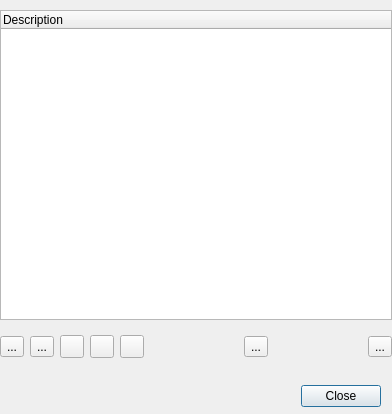
<?xml version="1.0" encoding="UTF-8"?>
<ui version="4.0">
 <class>ConfigurationsDialog</class>
 <widget class="QDialog" name="ConfigurationsDialog">
  <property name="geometry">
   <rect>
    <x>0</x>
    <y>0</y>
    <width>392</width>
    <height>414</height>
   </rect>
  </property>
  <property name="font">
   <font>
    <family>Liberation Sans</family>
    <pointsize>9</pointsize>
   </font>
  </property>
  <property name="windowTitle">
   <string>Configurations</string>
  </property>
  <widget class="QDialogButtonBox" name="buttonBox">
   <property name="geometry">
    <rect>
     <x>40</x>
     <y>380</y>
     <width>341</width>
     <height>32</height>
    </rect>
   </property>
   <property name="orientation">
    <enum>Qt::Horizontal</enum>
   </property>
   <property name="standardButtons">
    <set>QDialogButtonBox::Close</set>
   </property>
  </widget>
  <widget class="QWidget" name="widget" native="true">
   <property name="geometry">
    <rect>
     <x>0</x>
     <y>10</y>
     <width>392</width>
     <height>310</height>
    </rect>
   </property>
   <layout class="QVBoxLayout" name="verticalLayout">
    <item>
     <widget class="QTreeWidget" name="configurationsTree">
      <property name="toolTip">
       <string>List of configurations</string>
      </property>
      <property name="indentation">
       <number>5</number>
      </property>
      <property name="allColumnsShowFocus">
       <bool>true</bool>
      </property>
      <property name="columnCount">
       <number>1</number>
      </property>
      <attribute name="headerMinimumSectionSize">
       <number>5</number>
      </attribute>
      <column>
       <property name="text">
        <string>Description</string>
       </property>
      </column>
     </widget>
    </item>
   </layout>
  </widget>
  <widget class="QWidget" name="layoutWidget">
   <property name="geometry">
    <rect>
     <x>0</x>
     <y>330</y>
     <width>392</width>
     <height>34</height>
    </rect>
   </property>
   <layout class="QHBoxLayout" name="configurationsControl">
    <item>
     <widget class="QToolButton" name="configurationSave">
      <property name="toolTip">
       <string>Save current workspaces configuration as new configuration</string>
      </property>
      <property name="text">
       <string>...</string>
      </property>
      <property name="icon">
       <iconset resource="../resources/res.qrc">
        <normaloff>:/create.png</normaloff>:/create.png</iconset>
      </property>
      <property name="iconSize">
       <size>
        <width>16</width>
        <height>16</height>
       </size>
      </property>
     </widget>
    </item>
    <item>
     <widget class="QToolButton" name="configurationUpdate">
      <property name="toolTip">
       <string>Update selected configuration with current workspaces configuration</string>
      </property>
      <property name="text">
       <string>...</string>
      </property>
      <property name="icon">
       <iconset resource="../resources/res.qrc">
        <normaloff>:/recycle.png</normaloff>:/recycle.png</iconset>
      </property>
      <property name="iconSize">
       <size>
        <width>16</width>
        <height>16</height>
       </size>
      </property>
     </widget>
    </item>
    <item>
     <widget class="QToolButton" name="configurationEdit">
      <property name="toolTip">
       <string>Edit configuration details</string>
      </property>
      <property name="text">
       <string/>
      </property>
      <property name="icon">
       <iconset resource="../resources/res.qrc">
        <normaloff>:/edit.png</normaloff>:/edit.png</iconset>
      </property>
     </widget>
    </item>
    <item>
     <widget class="QToolButton" name="configurationExport">
      <property name="toolTip">
       <string>Export current configuration to file</string>
      </property>
      <property name="text">
       <string/>
      </property>
      <property name="icon">
       <iconset resource="../resources/res.qrc">
        <normaloff>:/export.png</normaloff>:/export.png</iconset>
      </property>
     </widget>
    </item>
    <item>
     <widget class="QToolButton" name="configurationImport">
      <property name="toolTip">
       <string>Import configuration from file into current group</string>
      </property>
      <property name="text">
       <string/>
      </property>
      <property name="icon">
       <iconset resource="../resources/res.qrc">
        <normaloff>:/import.png</normaloff>:/import.png</iconset>
      </property>
     </widget>
    </item>
    <item>
     <spacer name="horizontalSpacer">
      <property name="orientation">
       <enum>Qt::Horizontal</enum>
      </property>
      <property name="sizeHint" stdset="0">
       <size>
        <width>40</width>
        <height>20</height>
       </size>
      </property>
     </spacer>
    </item>
    <item>
     <widget class="QToolButton" name="configurationDelete">
      <property name="toolTip">
       <string>Delete selected configuration</string>
      </property>
      <property name="text">
       <string>...</string>
      </property>
      <property name="icon">
       <iconset resource="../resources/res.qrc">
        <normaloff>:/bin.png</normaloff>:/bin.png</iconset>
      </property>
      <property name="iconSize">
       <size>
        <width>16</width>
        <height>16</height>
       </size>
      </property>
     </widget>
    </item>
    <item>
     <spacer name="horizontalSpacer_2">
      <property name="orientation">
       <enum>Qt::Horizontal</enum>
      </property>
      <property name="sizeHint" stdset="0">
       <size>
        <width>40</width>
        <height>20</height>
       </size>
      </property>
     </spacer>
    </item>
    <item>
     <widget class="QToolButton" name="configurationLoad">
      <property name="toolTip">
       <string>Load selected configuration</string>
      </property>
      <property name="text">
       <string>...</string>
      </property>
      <property name="icon">
       <iconset resource="../resources/res.qrc">
        <normaloff>:/load.png</normaloff>:/load.png</iconset>
      </property>
      <property name="iconSize">
       <size>
        <width>16</width>
        <height>16</height>
       </size>
      </property>
     </widget>
    </item>
   </layout>
  </widget>
 </widget>
 <resources>
  <include location="../resources/res.qrc"/>
 </resources>
 <connections>
  <connection>
   <sender>buttonBox</sender>
   <signal>accepted()</signal>
   <receiver>ConfigurationsDialog</receiver>
   <slot>accept()</slot>
   <hints>
    <hint type="sourcelabel">
     <x>248</x>
     <y>254</y>
    </hint>
    <hint type="destinationlabel">
     <x>157</x>
     <y>274</y>
    </hint>
   </hints>
  </connection>
  <connection>
   <sender>buttonBox</sender>
   <signal>rejected()</signal>
   <receiver>ConfigurationsDialog</receiver>
   <slot>reject()</slot>
   <hints>
    <hint type="sourcelabel">
     <x>316</x>
     <y>260</y>
    </hint>
    <hint type="destinationlabel">
     <x>286</x>
     <y>274</y>
    </hint>
   </hints>
  </connection>
 </connections>
</ui>
